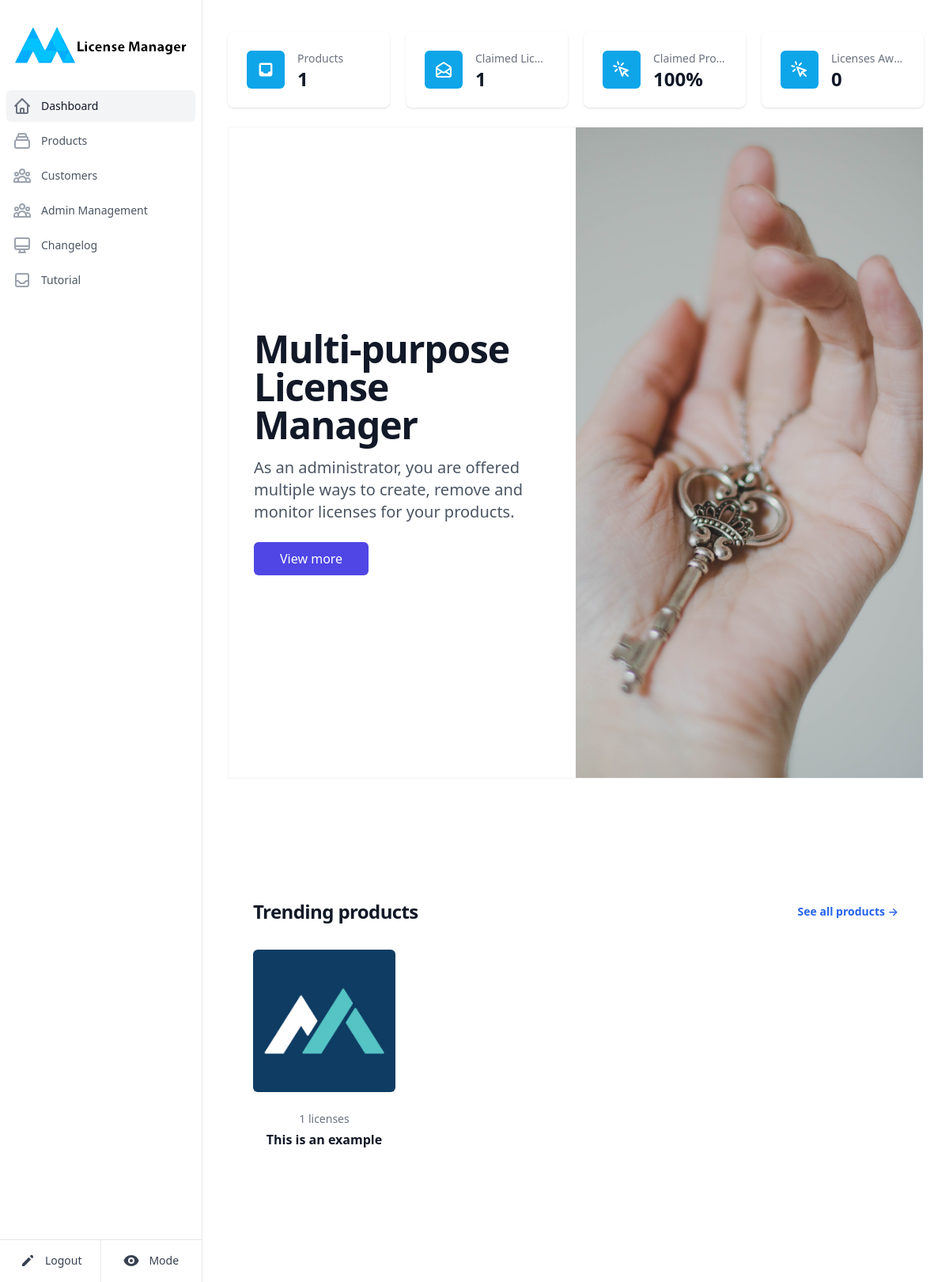
Page /dashboard (signed in) on the earlier database version.
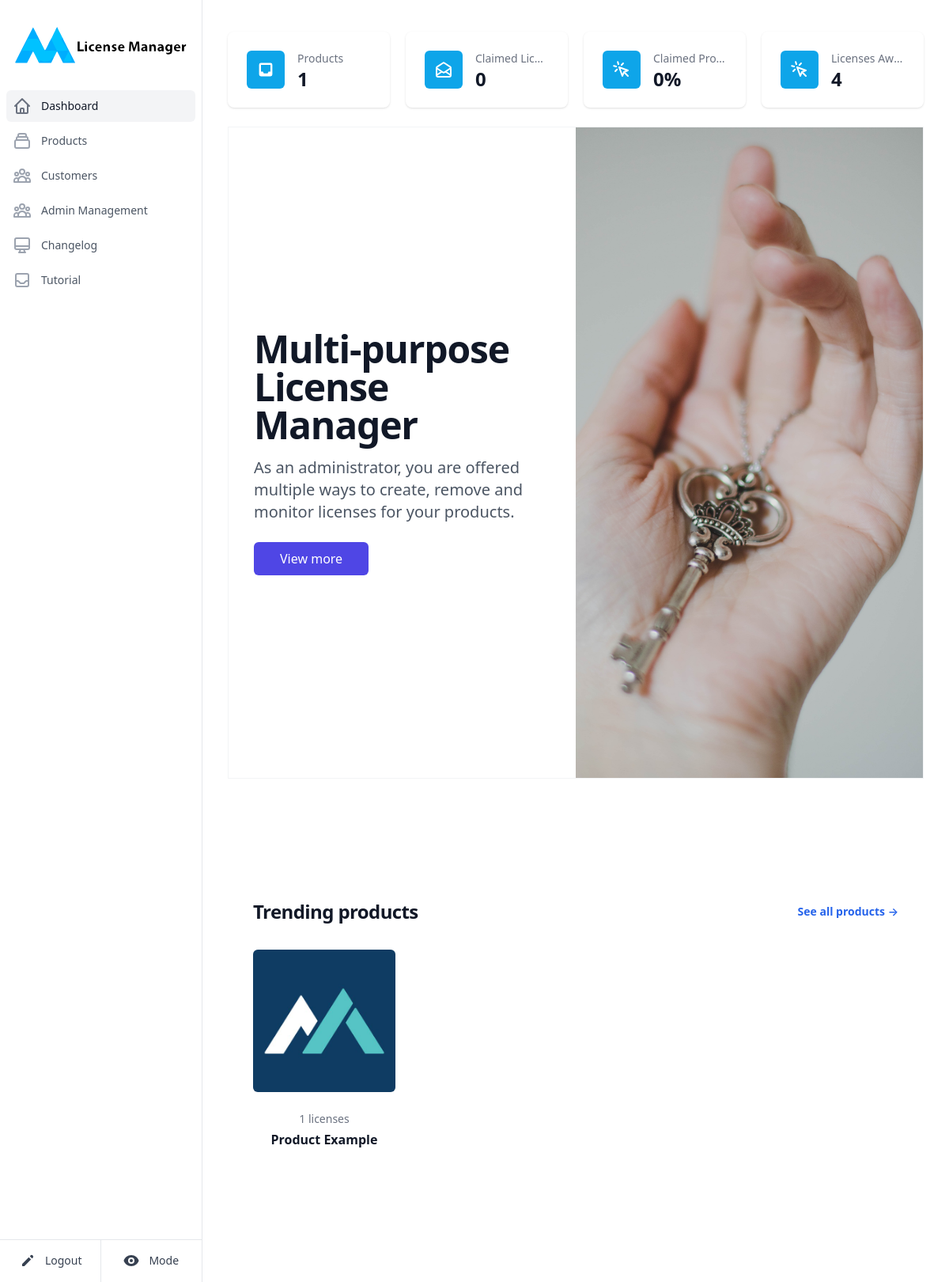
Same page on the later database version.
### bin/models.py (models this page shows)
class Product(db.Model):
    __tablename__ = "product"
    id = db.Column( db.Integer, primary_key=True )
    name = db.Column( db.String(100), unique=True )
    category = db.Column( db.String(100) )
    image = db.Column( db.String(150) , nullable=False )
    details = db.Column( db.String(1000) )
    privateK = db.Column(db.String(1100), unique=True)
    publicK = db.Column(db.String(1100), unique=True)
    apiK = db.Column( db.String(100), unique=True )
    keys = db.relationship('Key', cascade='all,delete', backref='product')

### bin/main.py (the view)
@main.route('/dashboard')
@login_required
def cpanel():
    productList = DBAPI.getProductsByPopularity()
    activated, awaitingApproval = DBAPI.getKeyStatistics()
    if( activated == 0 and awaitingApproval == 0 ):
        ratio = 100
    else:
        ratio = ( activated / (activated + awaitingApproval) ) * 100
    return render_template('cpanel.html', productList = productList, activated = activated, awaitingApproval = awaitingApproval, ratio = round(ratio), mode = request.cookies.get('mode'))

### bin/databaseAPI.py (called while the page is built)
def getProductsByPopularity():
    return db.engine.execute("""SELECT * FROM product LEFT JOIN (SELECT productid as licenses FROM Key) on licenses = product.id GROUP BY licenses ORDER BY licenses DESC""").fetchall()

def getKeyStatistics():
    activated = Key.query.filter_by(status=1).count()
    awaitingApproval = Key.query.filter_by(status=0).count()
    return activated, awaitingApproval

### bin/templates/cpanel.html (shortened to what the changed rows need)
{% extends "base.html" %}
{% block content %}
<dl class="grid grid-cols-4 gap-5">
	<div class="relative dark:bg-slate-800 pt-5 px-4 pb-12 sm:pt-6 sm:px-6 shadow rounded-lg overflow-hidden max-h-24">
		<dd class="ml-16 pb-6 flex items-baseline sm:pb-7">
			<p class="text-2xl font-semibold text-gray-900 dark:text-gray-100">{{activated}}</p>
		</dd>
	</div>
	<div class="relative dark:bg-slate-800 pt-5 px-4 pb-12 sm:pt-6 sm:px-6 shadow rounded-lg overflow-hidden max-h-24">
		<dd class="ml-16 pb-6 flex items-baseline sm:pb-7">
			<p class="text-2xl font-semibold text-gray-900 dark:text-gray-100">{{ratio}}%</p>
		</dd>
	</div>
	<div class="relative dark:bg-slate-800 pt-5 px-4 pb-12 sm:pt-6 sm:px-6 shadow rounded-lg overflow-hidden max-h-24">
		<dd class="ml-16 pb-6 flex items-baseline sm:pb-7">
			<p class="text-2xl font-semibold text-gray-900 dark:text-gray-100">{{awaitingApproval}}</p>
		</dd>
	</div>
</dl>
<div class="relative mt-6 mb-6 border border-gray-100 dark:border-slate-900">
	<div class="relative bg-transparent dark:bg-slate-900">
	  <div class="max-w-7xl mx-auto px-4 sm:px-6 lg:px-8 lg:grid lg:grid-cols-2">
		<div class="max-w-2xl mx-auto py-24 lg:py-64 lg:max-w-none">
		  <div class="lg:pr-16">
			<h1 class="text-4xl font-extrabold tracking-tight text-gray-900 sm:text-5xl xl:text-6xl dark:text-gray-200">Multi-purpose License Manager</h1>
		  </div>
		</div>
	  </div>
	</div>
</div>
<section aria-labelledby="trending-heading" class="bg-white dark:bg-slate-900">
	<div class="py-16 sm:py-24 lg:max-w-7xl lg:mx-auto lg:py-32 lg:px-8">
	  <div class="px-4 flex items-center justify-between sm:px-6 lg:px-0">
		<h2 id="trending-heading" class="text-2xl font-extrabold tracking-tight text-gray-900 dark:text-gray-300">Trending products</h2>
	  </div>
	  <div class="mt-8 relative">
		<div class="relative w-full overflow-x-auto">
		  <ul role="list" class="mx-4 inline-flex space-x-8 sm:mx-6 lg:mx-0 lg:space-x-0 lg:grid lg:grid-cols-4 lg:gap-x-8">
			{% for product in productList %}
				{% if product.licenses != None %}
					<li class="w-64 inline-flex flex-col text-center lg:w-auto">
						<div class="group relative">
							<div class="w-full bg-gray-200 rounded-md overflow-hidden aspect-w-1 aspect-h-1">
								<img src="{{product.image}}" class="w-full h-full object-center object-cover group-hover:opacity-75">
							</div>
							<div class="mt-6">
								<p class="text-sm text-gray-500">{{product.licenses}} licenses</p>
								<h3 class="mt-1 font-semibold text-gray-900">
									<a href="#">
										<span class="absolute inset-0"></span>
										{{product.name}}
									</a>
								</h3>
							</div>
						</div>
					</li>
				{% endif %}
			{% endfor %}
		  </ul>
		</div>
	  </div>
	</div>
</section>
{% endblock %}

Differences in the rows shown:
changed Product id 1: name "This is an example" → "Product Example"
Other differences:
{{ activated }}: "1" → "0"
{{ ratio }}: "100" → "0"
{{ awaitingApproval }}: "0" → "4"
